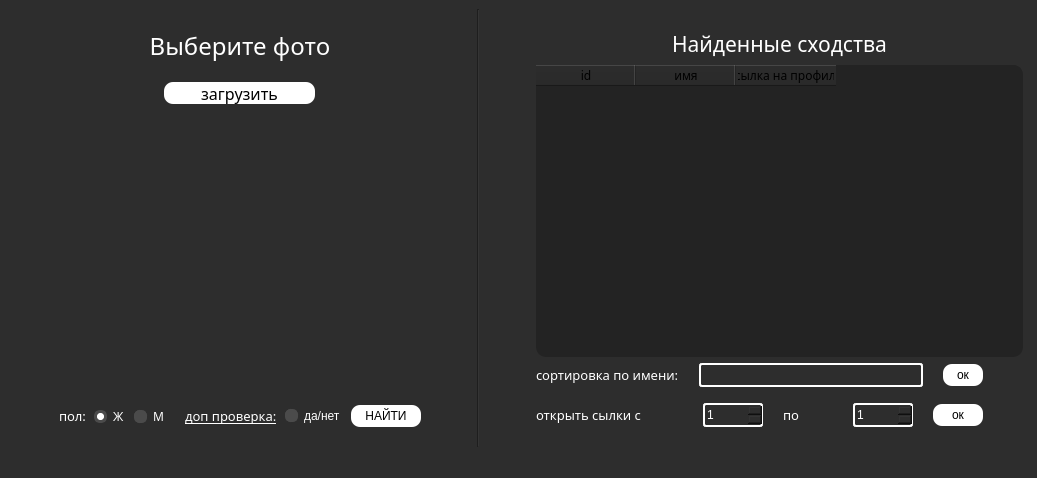
<?xml version="1.0" encoding="UTF-8"?>
<ui version="4.0">
 <class>MainWindow</class>
 <widget class="QMainWindow" name="MainWindow">
  <property name="geometry">
   <rect>
    <x>0</x>
    <y>0</y>
    <width>1037</width>
    <height>478</height>
   </rect>
  </property>
  <property name="minimumSize">
   <size>
    <width>500</width>
    <height>400</height>
   </size>
  </property>
  <property name="font">
   <font>
    <italic>false</italic>
   </font>
  </property>
  <property name="windowTitle">
   <string>photo search</string>
  </property>
  <property name="windowIcon">
   <iconset>
    <normaloff>../img/icon.png</normaloff>../img/icon.png</iconset>
  </property>
  <property name="styleSheet">
   <string notr="true"/>
  </property>
  <widget class="QWidget" name="centralwidget">
   <property name="styleSheet">
    <string notr="true">background-color: rgb(45, 45, 45);</string>
   </property>
   <layout class="QGridLayout" name="gridLayout_2">
    <item row="0" column="1">
     <widget class="Line" name="line">
      <property name="styleSheet">
       <string notr="true">color: rgb(255, 255, 255);</string>
      </property>
      <property name="orientation">
       <enum>Qt::Vertical</enum>
      </property>
     </widget>
    </item>
    <item row="0" column="2">
     <layout class="QVBoxLayout" name="verticalLayout_2">
      <property name="leftMargin">
       <number>50</number>
      </property>
      <property name="topMargin">
       <number>20</number>
      </property>
      <property name="rightMargin">
       <number>5</number>
      </property>
      <property name="bottomMargin">
       <number>20</number>
      </property>
      <item>
       <widget class="QLabel" name="label_3">
        <property name="minimumSize">
         <size>
          <width>220</width>
          <height>0</height>
         </size>
        </property>
        <property name="maximumSize">
         <size>
          <width>500</width>
          <height>500</height>
         </size>
        </property>
        <property name="font">
         <font>
          <family>Proxima Nova</family>
          <pointsize>16</pointsize>
          <italic>false</italic>
         </font>
        </property>
        <property name="styleSheet">
         <string notr="true">color: white;</string>
        </property>
        <property name="text">
         <string>Найденные сходства</string>
        </property>
        <property name="alignment">
         <set>Qt::AlignCenter</set>
        </property>
       </widget>
      </item>
      <item>
       <widget class="QTableWidget" name="table_result">
        <property name="minimumSize">
         <size>
          <width>211</width>
          <height>211</height>
         </size>
        </property>
        <property name="maximumSize">
         <size>
          <width>600</width>
          <height>600</height>
         </size>
        </property>
        <property name="styleSheet">
         <string notr="true">
border-radius: 10px;
background-color: rgb(35, 35, 35);</string>
        </property>
        <column>
         <property name="text">
          <string>id</string>
         </property>
         <property name="font">
          <font>
           <family>Proxima Nova</family>
          </font>
         </property>
         <property name="background">
          <color>
           <red>45</red>
           <green>45</green>
           <blue>45</blue>
          </color>
         </property>
         <property name="foreground">
          <brush brushstyle="NoBrush">
           <color alpha="255">
            <red>45</red>
            <green>45</green>
            <blue>45</blue>
           </color>
          </brush>
         </property>
        </column>
        <column>
         <property name="text">
          <string>имя</string>
         </property>
         <property name="font">
          <font>
           <family>Proxima Nova</family>
          </font>
         </property>
        </column>
        <column>
         <property name="text">
          <string>ссылка на профиль</string>
         </property>
         <property name="font">
          <font>
           <family>Proxima Nova</family>
          </font>
         </property>
        </column>
       </widget>
      </item>
      <item>
       <layout class="QHBoxLayout" name="horizontalLayout_4">
        <property name="spacing">
         <number>20</number>
        </property>
        <property name="rightMargin">
         <number>40</number>
        </property>
        <property name="bottomMargin">
         <number>0</number>
        </property>
        <item>
         <widget class="QLabel" name="label_5">
          <property name="minimumSize">
           <size>
            <width>132</width>
            <height>0</height>
           </size>
          </property>
          <property name="maximumSize">
           <size>
            <width>150</width>
            <height>16777215</height>
           </size>
          </property>
          <property name="font">
           <font>
            <family>Proxima Nova</family>
            <pointsize>10</pointsize>
            <italic>false</italic>
           </font>
          </property>
          <property name="styleSheet">
           <string notr="true">color: white;</string>
          </property>
          <property name="text">
           <string>сортировка по имени:</string>
          </property>
         </widget>
        </item>
        <item>
         <widget class="QLineEdit" name="edit_name_sort">
          <property name="maximumSize">
           <size>
            <width>400</width>
            <height>16777215</height>
           </size>
          </property>
          <property name="styleSheet">
           <string notr="true">border: 2px solid white;
border-radius: 3px;
color: white;
height: 20px;</string>
          </property>
         </widget>
        </item>
        <item>
         <widget class="QPushButton" name="btn_sort">
          <property name="minimumSize">
           <size>
            <width>40</width>
            <height>0</height>
           </size>
          </property>
          <property name="maximumSize">
           <size>
            <width>50</width>
            <height>16777215</height>
           </size>
          </property>
          <property name="font">
           <font>
            <pointsize>9</pointsize>
            <italic>false</italic>
           </font>
          </property>
          <property name="styleSheet">
           <string notr="true">QPushButton {
	background-color: rgb(255, 255, 255);
	color: black;
	border-radius: 9px;
	height: 22px;
}

QPushButton:hover {
	background-color: rgb(208, 208, 208);
	color: rgb(45, 45, 45);
}

QPushButton:pressed {
	background-color: rgb(207, 207, 207);
}</string>
          </property>
          <property name="text">
           <string>ок</string>
          </property>
         </widget>
        </item>
       </layout>
      </item>
      <item>
       <layout class="QHBoxLayout" name="horizontalLayout_5">
        <property name="spacing">
         <number>20</number>
        </property>
        <property name="topMargin">
         <number>10</number>
        </property>
        <property name="rightMargin">
         <number>40</number>
        </property>
        <item>
         <widget class="QLabel" name="label_6">
          <property name="minimumSize">
           <size>
            <width>110</width>
            <height>0</height>
           </size>
          </property>
          <property name="maximumSize">
           <size>
            <width>150</width>
            <height>16777215</height>
           </size>
          </property>
          <property name="font">
           <font>
            <family>Proxima Nova</family>
            <pointsize>10</pointsize>
            <italic>false</italic>
           </font>
          </property>
          <property name="styleSheet">
           <string notr="true">color: white;</string>
          </property>
          <property name="text">
           <string>открыть сылки с</string>
          </property>
         </widget>
        </item>
        <item>
         <widget class="QSpinBox" name="edit_spin_first">
          <property name="maximumSize">
           <size>
            <width>60</width>
            <height>16777215</height>
           </size>
          </property>
          <property name="styleSheet">
           <string notr="true">border: 2px solid white;
border-radius: 3px;
color: white;
height: 20px;
</string>
          </property>
          <property name="minimum">
           <number>1</number>
          </property>
          <property name="maximum">
           <number>100</number>
          </property>
         </widget>
        </item>
        <item>
         <widget class="QLabel" name="label_7">
          <property name="minimumSize">
           <size>
            <width>20</width>
            <height>0</height>
           </size>
          </property>
          <property name="maximumSize">
           <size>
            <width>50</width>
            <height>16777215</height>
           </size>
          </property>
          <property name="font">
           <font>
            <family>Proxima Nova</family>
            <pointsize>10</pointsize>
            <italic>false</italic>
           </font>
          </property>
          <property name="styleSheet">
           <string notr="true">color: white;</string>
          </property>
          <property name="text">
           <string>по</string>
          </property>
         </widget>
        </item>
        <item>
         <widget class="QSpinBox" name="edit_spin_second">
          <property name="maximumSize">
           <size>
            <width>60</width>
            <height>16777215</height>
           </size>
          </property>
          <property name="styleSheet">
           <string notr="true">border: 2px solid white;
border-radius: 3px;
color: white;
height: 20px;
</string>
          </property>
          <property name="minimum">
           <number>1</number>
          </property>
          <property name="maximum">
           <number>100</number>
          </property>
         </widget>
        </item>
        <item>
         <widget class="QPushButton" name="btn_open_url">
          <property name="minimumSize">
           <size>
            <width>40</width>
            <height>0</height>
           </size>
          </property>
          <property name="maximumSize">
           <size>
            <width>50</width>
            <height>16777215</height>
           </size>
          </property>
          <property name="font">
           <font>
            <pointsize>9</pointsize>
            <italic>false</italic>
           </font>
          </property>
          <property name="styleSheet">
           <string notr="true">QPushButton {
	background-color: rgb(255, 255, 255);
	color: black;
	border-radius: 9px;
	height: 22px;
}

QPushButton:hover {
	background-color: rgb(208, 208, 208);
	color: rgb(45, 45, 45);
}

QPushButton:pressed {
	background-color: rgb(207, 207, 207);
}</string>
          </property>
          <property name="text">
           <string>ок</string>
          </property>
         </widget>
        </item>
       </layout>
      </item>
     </layout>
    </item>
    <item row="0" column="0">
     <layout class="QGridLayout" name="gridLayout">
      <property name="leftMargin">
       <number>50</number>
      </property>
      <property name="rightMargin">
       <number>50</number>
      </property>
      <property name="verticalSpacing">
       <number>40</number>
      </property>
      <item row="2" column="0" alignment="Qt::AlignHCenter">
       <widget class="QLabel" name="pic">
        <property name="minimumSize">
         <size>
          <width>211</width>
          <height>211</height>
         </size>
        </property>
        <property name="styleSheet">
         <string notr="true">border: 1px;
border-radius: 10px;</string>
        </property>
        <property name="text">
         <string/>
        </property>
       </widget>
      </item>
      <item row="3" column="0">
       <layout class="QHBoxLayout" name="horizontalLayout_2">
        <property name="topMargin">
         <number>0</number>
        </property>
        <property name="bottomMargin">
         <number>20</number>
        </property>
        <item>
         <layout class="QHBoxLayout" name="horizontalLayout">
          <property name="rightMargin">
           <number>20</number>
          </property>
          <item>
           <widget class="QLabel" name="label_2">
            <property name="minimumSize">
             <size>
              <width>35</width>
              <height>0</height>
             </size>
            </property>
            <property name="font">
             <font>
              <family>Proxima Nova</family>
              <pointsize>10</pointsize>
              <italic>false</italic>
             </font>
            </property>
            <property name="toolTip">
             <string/>
            </property>
            <property name="styleSheet">
             <string notr="true">QLabel{
	color: white;
}

QLabel:hover {
	
}</string>
            </property>
            <property name="text">
             <string>пол:</string>
            </property>
           </widget>
          </item>
          <item>
           <widget class="QRadioButton" name="btn_woman">
            <property name="minimumSize">
             <size>
              <width>40</width>
              <height>0</height>
             </size>
            </property>
            <property name="font">
             <font>
              <family>Proxima Nova</family>
             </font>
            </property>
            <property name="styleSheet">
             <string notr="true">QRadioButton {
	color: white;
}

QRadioButton::indicator {
	width: 11px;
	height: 11px;
	border-radius: 5px;
}

QRadioButton::indicator::unchecked{ 
	border: 1px solid rgb(75, 75, 75);
	border-radius: 5px;
	background-color: rgb(75, 75, 75);
	width: 11px;
	height: 11px;
}

QRadioButton::indicator::checked{
	border: 3px solid;
	border-color: rgb(75, 75, 75);
	border-radius: 6px;
	background-color: white;
	width: 7px;
	height: 7px;
}</string>
            </property>
            <property name="text">
             <string>Ж</string>
            </property>
            <property name="checked">
             <bool>true</bool>
            </property>
           </widget>
          </item>
          <item>
           <widget class="QRadioButton" name="btn_man">
            <property name="font">
             <font>
              <family>Proxima Nova</family>
              <weight>50</weight>
              <bold>false</bold>
             </font>
            </property>
            <property name="styleSheet">
             <string notr="true">QRadioButton {
	color: white;
}

QRadioButton::indicator {
	width: 11px;
	height: 11px;
	border-radius: 5px;
}

QRadioButton::indicator::unchecked{ 
	border: 1px solid rgb(75, 75, 75);
	border-radius: 5px;
	background-color: rgb(75, 75, 75);
	width: 11px;
	height: 11px;
}

QRadioButton::indicator::checked{
	border: 3px solid;
	border-color: rgb(75, 75, 75);
	border-radius: 6px;
	background-color: white;
	width: 7px;
	height: 7px;
}</string>
            </property>
            <property name="text">
             <string>M</string>
            </property>
            <property name="checked">
             <bool>false</bool>
            </property>
           </widget>
          </item>
         </layout>
        </item>
        <item>
         <layout class="QHBoxLayout" name="horizontalLayout_3">
          <property name="leftMargin">
           <number>0</number>
          </property>
          <property name="rightMargin">
           <number>10</number>
          </property>
          <item>
           <widget class="QLabel" name="label_add">
            <property name="minimumSize">
             <size>
              <width>100</width>
              <height>0</height>
             </size>
            </property>
            <property name="font">
             <font>
              <family>Proxima Nova</family>
              <pointsize>10</pointsize>
              <italic>false</italic>
             </font>
            </property>
            <property name="styleSheet">
             <string notr="true">color: white;</string>
            </property>
            <property name="text">
             <string>&lt;html&gt;&lt;head/&gt;&lt;body&gt;&lt;p&gt;&lt;span style=&quot; text-decoration: underline;&quot;&gt;доп проверка:&lt;/span&gt;&lt;/p&gt;&lt;/body&gt;&lt;/html&gt;</string>
            </property>
           </widget>
          </item>
          <item>
           <widget class="QCheckBox" name="btn_add_search">
            <property name="styleSheet">
             <string notr="true">QCheckBox {
	color: white;
}

QCheckBox::indicator {
	width: 11px;
	height: 11px;
	border-radius: 5px;
}

QCheckBox::indicator::unchecked{ 
	border: 1px solid rgb(75, 75, 75);
	border-radius: 5px;
	background-color: rgb(75, 75, 75);
	width: 11px;
	height: 11px;
}

QCheckBox::indicator::checked{
	border: 3px solid;
	border-color: rgb(75, 75, 75);
	border-radius: 6px;
	background-color: white;
	width: 7px;
	height: 7px;
}</string>
            </property>
            <property name="text">
             <string>да/нет</string>
            </property>
           </widget>
          </item>
         </layout>
        </item>
        <item>
         <widget class="QPushButton" name="btn_search_photo">
          <property name="minimumSize">
           <size>
            <width>70</width>
            <height>0</height>
           </size>
          </property>
          <property name="font">
           <font>
            <pointsize>9</pointsize>
            <italic>false</italic>
           </font>
          </property>
          <property name="styleSheet">
           <string notr="true">QPushButton {
	background-color: rgb(255, 255, 255);
	color: black;
	border-radius: 9px;
	height: 22px;
}

QPushButton:hover {
	background-color: rgb(208, 208, 208);
	color: rgb(45, 45, 45);
}

QPushButton:pressed {
	background-color: rgb(207, 207, 207);
}

QToolTip {
	
	background-color: rgb(0, 0, 0);
}</string>
          </property>
          <property name="text">
           <string>НАЙТИ</string>
          </property>
         </widget>
        </item>
       </layout>
      </item>
      <item row="0" column="0">
       <layout class="QVBoxLayout" name="verticalLayout">
        <property name="leftMargin">
         <number>0</number>
        </property>
        <property name="topMargin">
         <number>0</number>
        </property>
        <property name="bottomMargin">
         <number>10</number>
        </property>
        <item>
         <widget class="QLabel" name="label">
          <property name="minimumSize">
           <size>
            <width>150</width>
            <height>0</height>
           </size>
          </property>
          <property name="maximumSize">
           <size>
            <width>500</width>
            <height>500</height>
           </size>
          </property>
          <property name="font">
           <font>
            <family>Rex Bold </family>
            <pointsize>18</pointsize>
            <italic>false</italic>
           </font>
          </property>
          <property name="layoutDirection">
           <enum>Qt::LeftToRight</enum>
          </property>
          <property name="styleSheet">
           <string notr="true">color: rgb(255, 255, 255);</string>
          </property>
          <property name="text">
           <string>Выберите фото</string>
          </property>
          <property name="alignment">
           <set>Qt::AlignCenter</set>
          </property>
         </widget>
        </item>
        <item alignment="Qt::AlignHCenter">
         <widget class="QPushButton" name="btn_upload">
          <property name="maximumSize">
           <size>
            <width>220</width>
            <height>16777215</height>
           </size>
          </property>
          <property name="font">
           <font>
            <family>Proxima Nova</family>
            <pointsize>12</pointsize>
            <italic>false</italic>
           </font>
          </property>
          <property name="styleSheet">
           <string notr="true">QPushButton {
	background-color: rgb(255, 255, 255);
	color: black;
	border-radius: 9px;
	height: 22px;
	padding-left: auto;
	padding-right: auto;
}

QPushButton:hover {
	background-color: rgb(208, 208, 208);
	color: rgb(45, 45, 45);
}

QPushButton:pressed {
	background-color: rgb(207, 207, 207);
}</string>
          </property>
          <property name="text">
           <string>загрузить</string>
          </property>
         </widget>
        </item>
       </layout>
      </item>
     </layout>
    </item>
   </layout>
  </widget>
  <widget class="QStatusBar" name="statusbar">
   <property name="styleSheet">
    <string notr="true">background-color: rgb(45, 45, 45);
color: red;</string>
   </property>
  </widget>
 </widget>
 <resources/>
 <connections/>
</ui>
